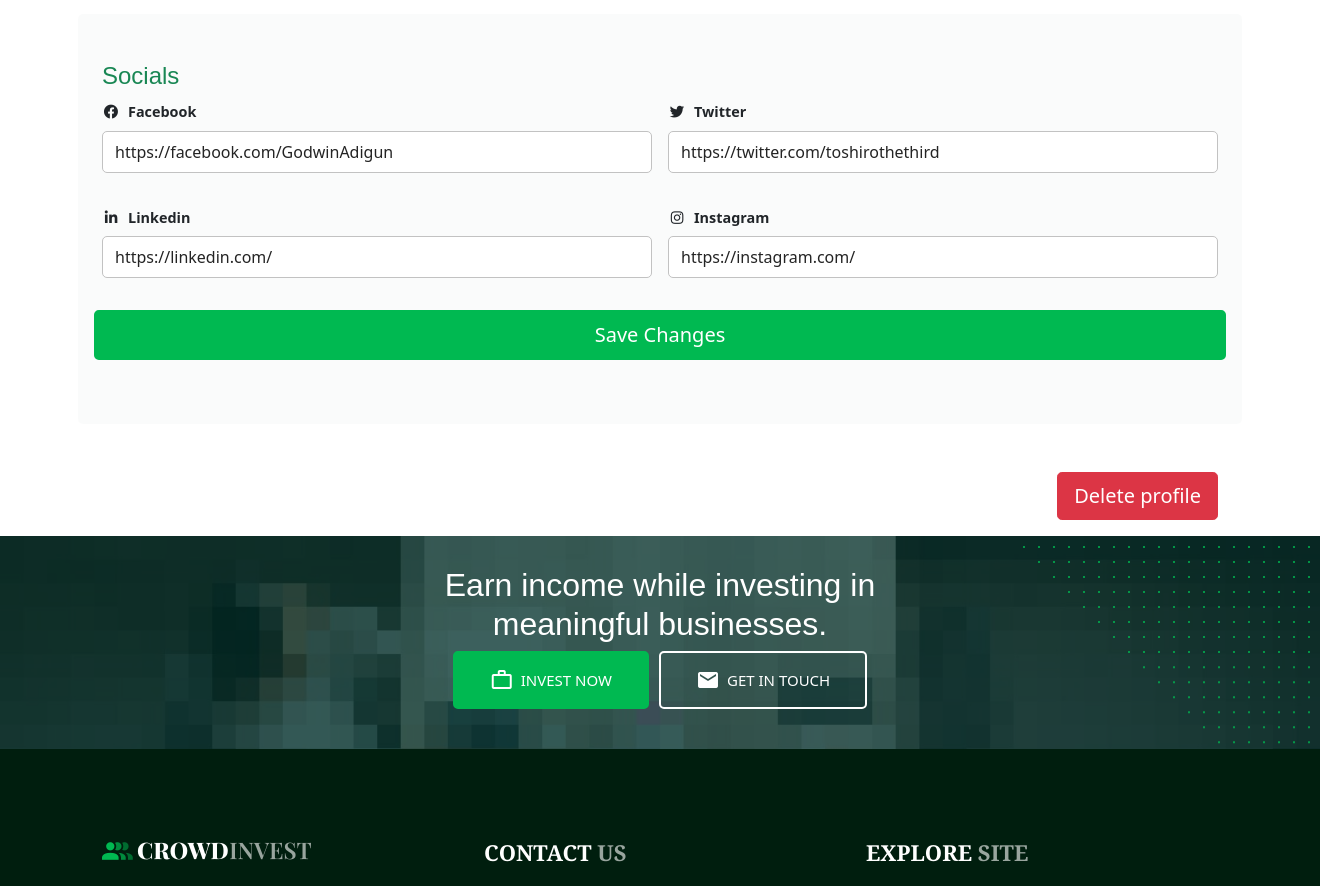
The page /accounts/innovator/edit-profile (signed in, middle part) on the database as committed earlier.
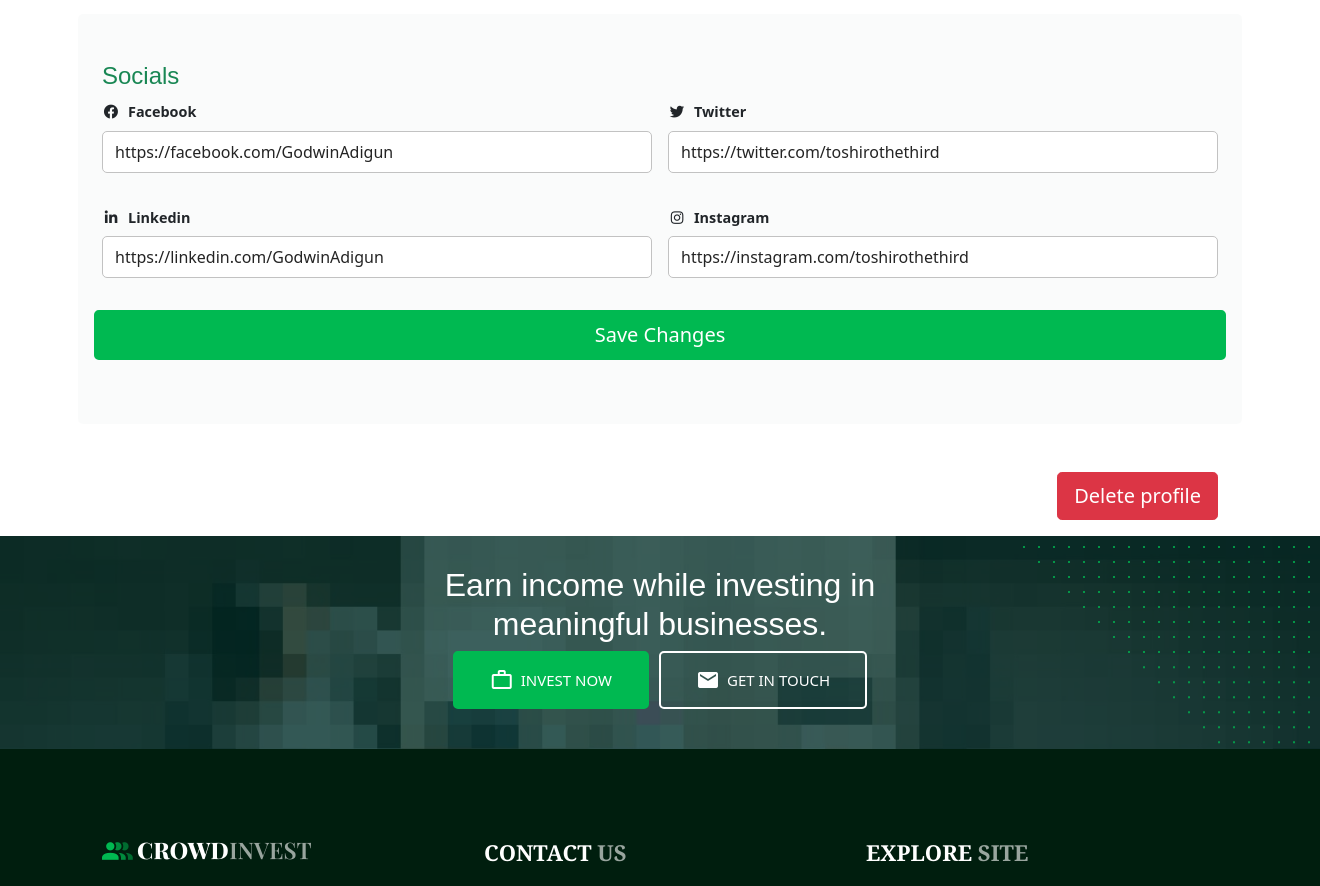
The same page on the database as committed later.
### accounts/models.py (models this page shows, shortened)
class BaseUser(AbstractBaseUser, PermissionsMixin):
    last_name =                     models.CharField(max_length=256, null=True, blank=True)
    first_name =                    models.CharField(max_length=256, null=True, blank=True)
    middle_name =                   models.CharField(max_length=256, null=True, blank=True)
    username =                      models.CharField(max_length=256, unique=True, blank=True)
    date_of_birth =                 models.DateField(null=True, blank=True)
    email =                         models.EmailField(max_length=128, unique=True, blank=True)
    bio =                           models.CharField(max_length=100, null=True, blank=True)
    about_me =                      models.TextField(null=True, blank=True, max_length=2000)
    pfp =                           models.ImageField(upload_to=upload_location_pfp, blank=True, null=True)
    city =                          models.CharField(max_length=128, blank=True, null=True)
    state =                         models.CharField(max_length=128, blank=True, null=True)
    country =                       CountryField(max_length=255, null=True, blank=True)
    address =                       models.CharField(max_length=128, blank=True, null=True)
    phone_num =                     PhoneNumberField(null=True, blank=True, verbose_name="Phone Number", unique=True)
    zipcode =                       models.CharField(null=True, blank=True, max_length=255)
    date_joined =                   models.DateTimeField(auto_now_add=True)
    last_login =                    models.DateTimeField(auto_now=True)
    updated_at =                    models.DateTimeField(auto_now=True)
    facebook =                      models.URLField(default='https://facebook.com/')
    twitter =                       models.URLField(default='https://twitter.com/')
    instagram =                     models.URLField(default='https://instagram.com/')
    linkedin =                      models.URLField(default='https://linkedin.com/')
    website =                       models.URLField(default='https://company.com/')
    is_admin =                      models.BooleanField(default=False)
    is_staff =                      models.BooleanField(default=False)
    is_active =                     models.BooleanField(default=True)
    is_superuser =                  models.BooleanField(default=False)
    is_verified =                   models.BooleanField(default=False)
    signup_confirmation =           models.BooleanField(default=False)
    signup_with_google =            models.BooleanField(default=False)
    USERNAME_FIELD = "email"
    REQUIRED_FIELDS = ['username', ]
    objects = BaseUserMgr()
    def __str__(self):
        return self.username

### accounts/views.py (the view)
# urls.py: path('innovator/edit-profile', views.edit_profile, name='edit_profile'),
def edit_profile(request):
    user = BaseUser.objects.get(username=request.user.username)
    try:
        innovator = Innovator.objects.get(user__username=request.user.username)
    except Innovator.DoesNotExist:
        return HttpResponse('You are unable to access this page because you are not an innovator.')
    user = BaseUser.objects.get(username=request.user.username)
    user_info = BaseUser.objects.get(username=request.user.username)
    if not request.user.is_authenticated:
        return redirect('accounts:innovator_login')
    if request.method == 'POST' and 'user_p_form' in request.POST:
        user_p_data = {
            'about_me': request.POST.get('about_me'),
            'username': request.POST.get('username'),
            'email': request.POST.get('email'),
            'first_name': request.POST.get('first_name'),
            'last_name': request.POST.get('last_name'),
            'middle_name': request.POST.get('middle_name'),
            'pfp': request.POST.get('pfp'),
            'phone_num': request.POST.get('phone_num'),
            'date_of_birth': request.POST.get('date_of_birth'),
            'bio': request.POST.get('bio')
        }
        user_p_info = UpdatePersonalProfileForm(user_p_data, request.FILES, instance=request.user)
        if user_p_info.is_valid():
            user_obj = user_p_info.save(commit=False)
            if user_p_info.cleaned_data['pfp']:
                user_obj.pfp = user_p_info.cleaned_data['pfp']
            if user.date_of_birth:
                user_obj.date_of_birth = user.date_of_birth
            if user_p_info.cleaned_data['about_me']:
                user_obj.about_me = user_p_info.cleaned_data['about_me']
            user_obj.save()
            print('ABOUT: ', user_obj.about_me)
            return redirect('accounts:profile')
        else:
            print(user_p_info.errors.as_data())
    else:
        user_p_info = UpdatePersonalProfileForm(
            instance=request.user,
            initial= {
                'about_me': user.about_me,
                'username': user.username,
                'email': user.email,
                'first_name': user.first_name,
                'last_name': user.last_name,
                'middle_name': user.middle_name,
                'pfp': user.pfp,
                'phone_num': user.phone_num,
                'date_of_birth': user.date_of_birth,
                'bio': user.bio
            }
        )
    if request.method == 'POST' and 'user_r_form' in request.POST:
        user_r_data = {
            'city': request.POST.get('city'),
            'state': request.POST.get('state'),
            'country': request.POST.get('country'),
            'address': request.POST.get('address'),
            'zipcode': request.POST.get('zipcode')
        }
        user_r_info = UpdateUserResidentialInfoForm(user_r_data, instance=request.user)
        if user_r_info.is_valid():
            user_r_info.save()
            return redirect('accounts:profile')
        else:
            print(user_r_info.errors.as_data())
    else:
        user_r_info = UpdateUserResidentialInfoForm()
    if request.method == 'POST' and 'user_skill_form' in request.POST:
        context = {}
        skill_form = UpdateUserSkillsForm(request.POST)
        if skill_form.is_valid():
            if not InnovatorSkill.objects.filter(skill=skill_form.cleaned_data.get('skill')).exists():
                if skill_form.cleaned_data.get('skill'):
                    if Innovator.objects.get(user__username=request.user.username).innovatorskill_set.all().count() < 5:
                        skill_obj = skill_form.save(commit=False)
                        skill_obj.innovator = Innovator.objects.get(user__username=request.user.username)
                        skill_obj.save()
                    else:
                        messages.error(request, 'You can only add a maximum of 5 skills')
            else:
                skill_form.add_error('skill', 'This skill already exists.')
        else:
            print('SKILLS ERRORS: ', skill_form.errors)
    else:
        skill_form = UpdateUserSkillsForm()
    if request.method == 'POST' and 'user_s_form' in request.POST:
        user_s_data = {
            'facebook': request.POST.get('facebook'),
            'linkedin': request.POST.get('linkedin'),
            'twitter': request.POST.get('twitter'),
            'instagram': request.POST.get('instagram'),
            'website': request.POST.get('website')
        }
        user_s_info = UpdateUserSocialsForm(user_s_data, instance=request.user)
        if user_s_info.is_valid():
            user_s_info.save()
            return redirect('accounts:profile')
        else:
            print(user_s_info.errors.as_data())
    else:
        user_s_info = UpdateUserSocialsForm()
    user = request.user
    if request.method == 'POST' and 'password_change' in request.POST:
        change_password_form = ChangePasswordForm(user, request.POST)
        if change_password_form.is_valid():
            change_password_form.save()
            return redirect('accounts:edit_profile')
        else:
            print('ERRORS: ', change_password_form.errors.as_data())
    else:
        change_password_form = ChangePasswordForm(user)
    if request.method == 'POST' and 'service_form' in request.POST:
        service_form = UpdateUserServiceForm(request.POST)
        if service_form.is_valid():
            if not Service.objects.filter(service=service_form.cleaned_data.get('service')).exists():
                if service_form.cleaned_data.get('service'):
                    if Innovator.objects.get(user__username=request.user.username).service_set.all().count() < 5:
                        service_obj = service_form.save(commit=False)
                        service_obj.innovator = Innovator.objects.get(user__username=request.user.username)
                        service_obj.save()
                    else:
                        messages.error(request, 'You can only add a maximum of 5 services')
            else:
                service_form.add_error('service', 'This skill already exists.')
        else:
            print('SERVICES FORM ERRORS: ', service_form.errors.as_data())
    else:
        service_form = UpdateInnovatorServicesForm()
    return render(request, 'accounts/edit_profile.html', {
        'user_form': user,
        'user': user,
        'user_p_info_form': user_p_info,
        'user_r_info_form': user_r_info,
        'user_s_info_form': user_s_info,
        'change_password_form': change_password_form,
        'user_skill_form': skill_form,
        'user_skills': Innovator.objects.get(user__username=request.user).innovatorskill_set.all(),
        'user_services': Innovator.objects.get(user__username=request.user).service_set.all(),
        'user_service_form': service_form,
        'innovator': Innovator.objects.get(user__username=request.user.username)
    })

### accounts/forms.py
class UpdateUserResidentialInfoForm(forms.ModelForm):
    city = forms.CharField(
                               required=False,
                               widget=forms.TextInput())
    state = forms.CharField(required=False,
                             widget=forms.TextInput())
    country = CountryField(blank=True)
    address = forms.CharField(required=False,
                             widget=forms.TextInput())
    zipcode = forms.CharField(required=False)
    class Meta:
        model = BaseUser
        fields = ['city', 'state', 'country', 'address', 'zipcode']

### core/context_processor.py (called while the page is built)
def universal_content(request):
    context = {}
    context['is_innovator'] = Innovator.objects.filter(user__username=request.user.username).exists()
    return context

### accounts/templates/accounts/edit_profile.html (shortened to what this page needs)
{% extends 'base.html' %}
{% load static %}
{% block content %}
<!DOCTYPE html>
<html lang="en">
<head>
<link href="https://cdn.jsdelivr.net/npm/bootstrap@5.1.3/dist/css/bootstrap.min.css" rel="stylesheet">
</head>
<body>
<link rel="stylesheet" href="https://cdnjs.cloudflare.com/ajax/libs/font-awesome/5.13.1/css/all.min.css" />
<div class="container">
<div class="row">
<div class="col-12">
<div class="row mb-5 gx-5 mt-5">
<div class="bg-secondary-soft px-4 py-5 rounded">
<h4 class="mdb-4 mt-0 text-success">Socials</h4>
<form method="post" action="{% url 'accounts:edit_profile' %}" class="row g-3">
    <div class="col-md-6">
    <label class="form-label"><i class="fab fa-fw fa-facebook me-2 text-facebook"></i>Facebook
    </label>
    <input type="text" class="form-control" placeholder="" aria-label="Facebook" value="{{ user.facebook }}" name="facebook" id="facebook">
    </div>
    <div class="col-md-6">
    <label class="form-label"><i class="fab fa-fw fa-twitter text-twitter me-2"></i>Twitter
    </label>
    <input type="text" class="form-control" placeholder="" aria-label="Twitter" value="{{ user.twitter }}" name="twitter" id="twitter">
    </div>
    <div class="col-md-6">
    <label class="form-label"><i class="fab fa-fw fa-linkedin-in text-linkedin me-2"></i>Linkedin
    </label>
    <input type="text" class="form-control" placeholder="" aria-label="Linkedin" value="{{ user.linkedin }}" name="linkedin" id="linkedin">
    </div>
    <div class="col-md-6">
    <label class="form-label"><i class="fab fa-fw fa-instagram text-instagram me-2"></i>Instagram
    </label>
    <input type="text" class="form-control" placeholder="" aria-label="Instragram" value="{{ user.instagram }}" name="instagram" id="instagram">
    </div>
    <button type="submit" class="btn btn-success btn-lg" name="user_s_form">Save Changes</button>
</form>
</div>
</div>
</div>
</div>
<div class="gap-3 d-md-flex justify-content-md-end text-center mb-3">
<button type="button" class="btn btn-danger btn-lg">Delete profile</button>
</div>
</div>
</body>
</html>
{% endblock content %}

### templates/base.html (shortened to what this page needs)
{% load static %}
<!doctype html>
<html lang="en" class="no-js">
<head>
    <link rel="stylesheet" href="https://cdnjs.cloudflare.com/ajax/libs/font-awesome/6.4.0/css/all.min.css">
	<link rel="stylesheet" href="{% static 'css/materialdesignicons.css' %}">
	<link rel="stylesheet" href="{% static 'css/bootstrap-grid.css' %}">
	<link rel="stylesheet" href="{% static 'css/fancybox.css' %}">
	<link rel="stylesheet" href="{% static 'css/style.css' %}">
</head>
<body class="home navbar-sticky">
    <main class="site-section section-main dottedd-pattern dotted-pattern-top-lefdt">
        {% block content %}
        {% endblock %}
    </main>
    <div class="site-section section-call-to-action has-media dotted-pattern dotted-pattern-top-right">
        <div class="container">
            <h2 class="entry-title">Earn income while investing in meaningful businesses.</h2>
            <p class="no-margin-bottom">
                <a href="projects.html" class="button button-primary"><em class="mdi mdi-briefcase-outline"></em> Invest Now</a>
                <a href="contact.html" class="button button-light button-outline"><em class="mdi mdi-email"></em> Get in touch</a>
                </p>
        </div>
        <img src="tmp/sample-video.jpg" alt="">
    </div>
<footer class="site-footer">
    <div class="container">
        <div class="widget-area">
            <div class="widget widget_text widget_logo">
                <h4 class="widget-title"><img src="{% static 'images/logo-footer.png' %}" width="209" height="18" alt="CrowdsourceIt"><span class="sr-only">CrowdsourceIt</span></h4>
            </div>
            <div class="widget widget_text">
                <h4 class="widget-title">Contact <span class="low-opacity">Us</span></h4>
            </div>
            <div class="widget widget_nav_menu">
                <h4 class="widget-title">Explore <span class="low-opacity">Site</span></h4>
            </div>
        </div>
    </div>
</footer>
</body>
</html>

### accounts/templates/accounts/edit_profile.html (style rules this page uses)
.bg-secondary-soft { background-color: rgba(208, 212, 217, 0.1) !important; }
.rounded { border-radius: 5px !important; }
.py-5 { padding-top: 3rem !important; padding-bottom: 3rem !important; }
.px-4 { padding-right: 1.5rem !important; padding-left: 1.5rem !important; }
.form-control { display: block; width: 100%; padding: 0.5rem 1rem; font-size: 0.9375rem; font-weight: 400; line-height: 1.6; color: #29292e; background-color: #fff; background-clip: padding-box; border: 1px solid #e5dfe4; -webkit-appearance: none; -moz-appearance: none; appearance: none; border-radius: 5px; -webkit-transition: border-color 0.15s ease-in-out, -webkit-box-shadow 0.15s ease-in-out; transition: border-color 0.15s ease-in-out, -webkit-box-shadow 0.15s ease-in-out; transition: border-color 0.15s ease-in-out, box-shadow 0.15s ease-in-out; transition: border-color 0.15s ease-in-out, box-shadow 0.15s ease-in-out, -webkit-box-shadow 0.15s ease-in-out; }

Rows that differ between the two databases and show on the page:
changed BaseUser "https://facebook.com/GodwinAdigun": linkedin "https://linkedin.com/" → "https://linkedin.com/GodwinAdigun"; instagram "https://instagram.com/" → "https://instagram.com/toshirothethird"
